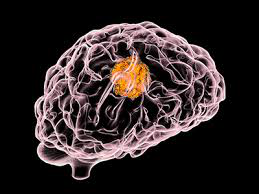
#> input picture download.png, 259 x 194 px, found by its file name
$ python dom.py
#> lines starting #> are read from the running program, lines starting #| are printed output that depends on the picture
import pydicom
import numpy as np
import imageio.v2 as imageio  # Use v2 to avoid deprecation warnings
from pydicom.dataset import FileDataset
import pydicom.uid

# Load an image (example: "medical_image.png")
image_path = "D:\hack\download.png"
img_array = imageio.imread(image_path, mode='L')  # Use mode='L' for grayscale
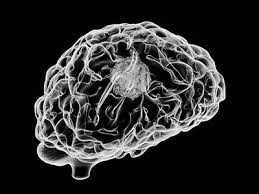
#> img_array: shape (194, 259); min 0, max 255, mean 42

# Create a DICOM dataset
ds = FileDataset("output.dcm", {}, file_meta=pydicom.dataset.FileMetaDataset(), preamble=b"\0" * 128)

# Set metadata
ds.PatientName = "John Doe"
ds.PatientID = "123456"
ds.Modality = "CT"
ds.StudyInstanceUID = "1.2.3.4.5"
ds.SeriesInstanceUID = "1.2.3.4.5.6"
ds.SOPInstanceUID = "1.2.3.4.5.6.7"
ds.PhotometricInterpretation = "MONOCHROME2"

# **Fix: Add required DICOM metadata**
ds.file_meta.TransferSyntaxUID = pydicom.uid.ExplicitVRLittleEndian
ds.Rows, ds.Columns = img_array.shape
ds.PixelData = img_array.tobytes()
ds.BitsAllocated = 8
ds.BitsStored = 8
ds.HighBit = 7
ds.SamplesPerPixel = 1
ds.PixelRepresentation = 0  # 0 for unsigned integers (common for medical images)

# Save the DICOM file
ds.save_as("output.dcm")
print("✅ DICOM file created successfully: output.dcm")

$ run again, with images.jpg saved as download.png
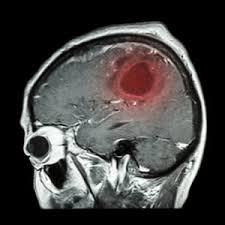
#> input picture images.jpg, 225 x 225 px, found by its file name
#> `img_array = imageio.imread(image_path, mode='L')  # Use mode='L' for g..`:
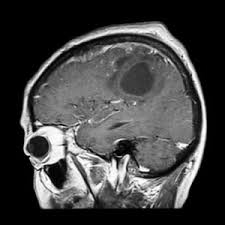
#> img_array: shape (225, 225); min 0, max 255, mean 66.8
